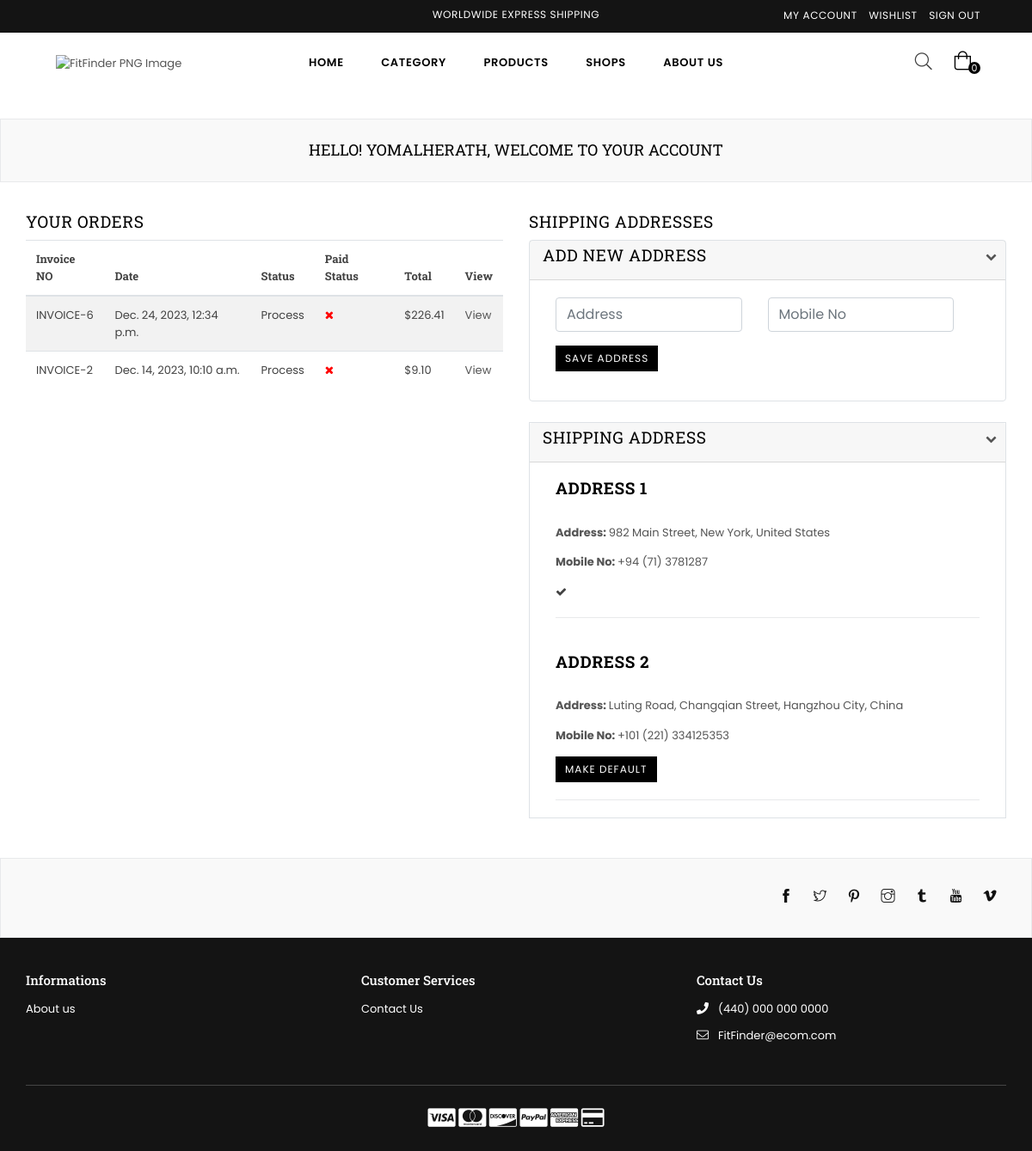
/dashboard/ (signed in), run on an earlier commit of the app's database.
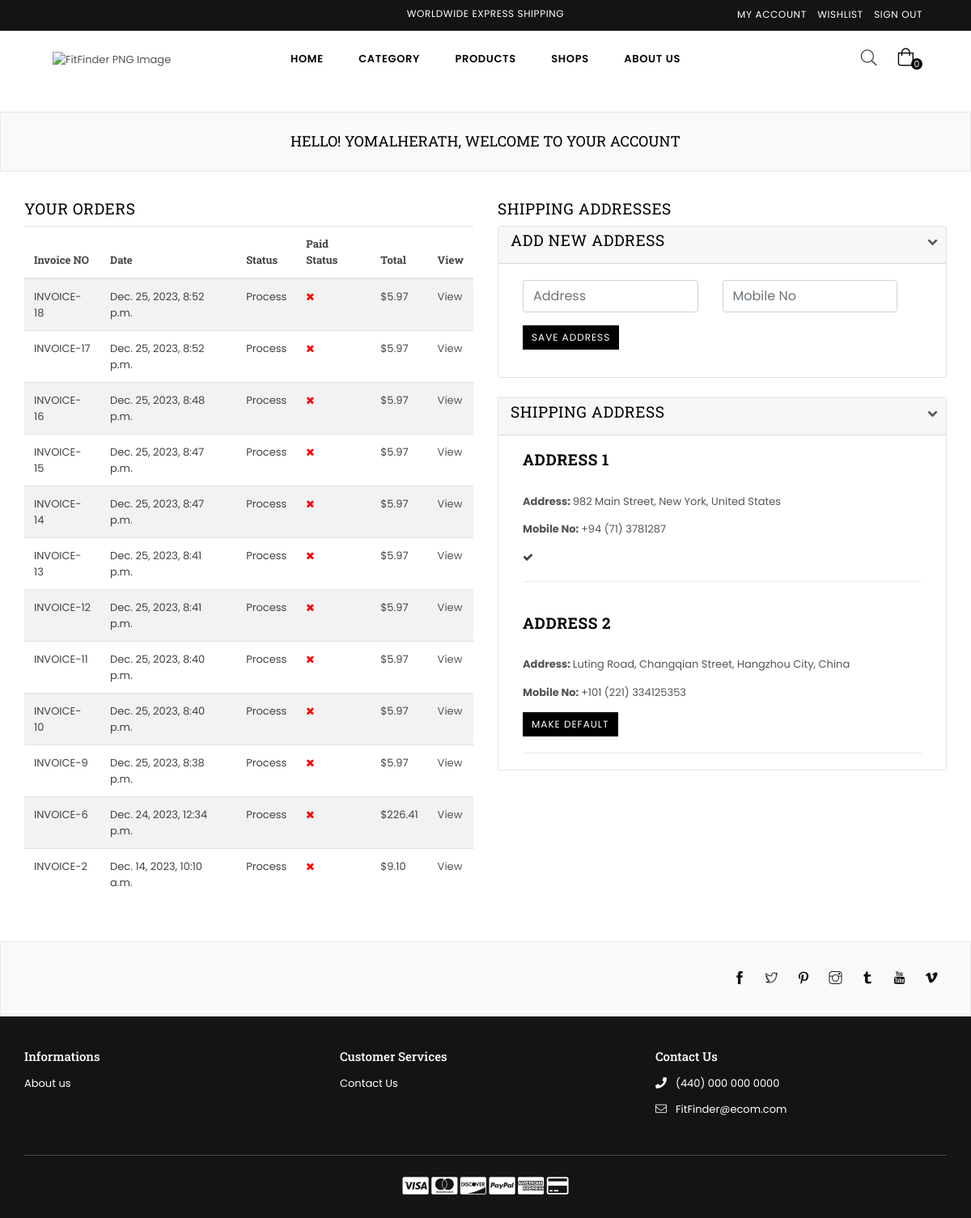
And on a later commit of the database.
### userauthentication/models.py (models this page shows)
class User(AbstractUser):
    email = models.EmailField(unique=True)
    username = models.CharField(max_length=100)
    bio = models.CharField(max_length=100)
    USERNAME_FIELD = "email"
    REQUIRED_FIELDS = ['username']
    def __str__(self):
        return self.username

### core/models.py (models this page shows)
class CartOrder(models.Model):
    user = models.ForeignKey(User, on_delete=models.CASCADE)
    price = models.DecimalField(max_digits=9999999999999, decimal_places=2, default="0.00")
    paid_status = models.BooleanField(default=False)
    order_date = models.DateTimeField(auto_now_add=True)
    product_status = models.CharField(choices=STATUS_CHOICE, max_length=30, default="process")
    class Meta:
        verbose_name_plural = "Cart Order"

class Address(models.Model):
    user = models.ForeignKey(User, on_delete=models.SET_NULL, null=True)
    address = models.CharField(max_length=100, null=True)
    status = models.BooleanField(default=False)
    mobile = models.CharField(max_length=200, null=True)
    class Meta:
        verbose_name_plural = "Addresses"

### core/views.py (the view, shortened to what this page needs)
# urls.py: path("dashboard/", customer_dashboard, name="dashboard"),
@login_required
def customer_dashboard(request):
    orders = CartOrder.objects.filter(user=request.user).order_by("-id")
    address = Address.objects.filter(user=request.user)
    context = {
        "orders": orders,
        "address": address,
    }
    return render(request, 'core/dashboard.html', context)

### core/context_processor.py (called while the page is built)
def default(request):
    categories = Category.objects.all()
    vendors = Vendor.objects.all()
    try:
        address = Address.objects.get(user=request.user)
    except:
        address = None
    return{
        'categories': categories,
        'address': address,
        'vendors': vendors,
    }

### templates/core/dashboard.html (shortened to what this page needs)
{% extends 'partials/base.html' %}
{% load static %}
{% block content %}
    <div id="page-content">
    	<div class="page section-header text-center">
			<div class="page-title">
        		<div class="wrapper"><h1 class="page-width">Hello! {{request.user|title}}, Welcome to Your Account</h1></div>
      		</div>
		</div>
        <div class="container">
            <div class="row">
                <div class="col-6">
                    <h2>Your Orders</h2>
                    <div class="table-responsive-sm">
                        <table class="table table-striped">
                            <thead>
                                <tr>
                                    <th class="center">Invoice NO</th>
                                    <th class="center">Date</th>
                                    <th class="center">Status</th>
                                    <th class="center">Paid Status</th>
                                    <th class="center">Total</th>
                                    <th class="center">View</th>
                                </tr>
                            </thead>
                            <tbody>
                                {% for order in orders %}
                                <tr>
                                    <td class="center">INVOICE-{{ order.id }}</td>
                                    <td class="center">{{ order.order_date }}</td>
                                    <td class="center">{{ order.product_status|title }}</td>
                                    {% if order.paid_status == True %}
                                        <td class="center" style="color: green"><i class="fa fa-check"></i></td>
                                    {% else %}
                                        <td class="center" style="color: red"><i class="fa fa-times"></i></td>
                                    {% endif %}
                                    <td class="center">${{ order.price }}</td>
                                    <td class="center"><a href="{% url 'core:order-detail' order.id %}">View</a></td>
                                </tr>
                                {% endfor %}
                            </tbody>
                        </table>
                    </div>
                </div>
                <div class="col-6 col-sm-6 col-md-6 col-lg-6">
                	<h2 class="h2">Shipping Addresses</h2>
                    <div>
                        <form class="mb-4 rte-setting border rounded" method="POST">
                            <div class="card-header">
                                <h2 class="h2">Add New Address</h2>
                            </div>
                            <br>
                            <div class="row container">
                                <div class="form-group col-md-6">
                                    <input class="form-control" placeholder="Address" required type="text" name="address"/>
                                </div>
                                <div class="form-group col-md-6">
                                    <input class="form-control" placeholder="Mobile No" required type="text" name="mobile"/>
                                </div>
                                <div class="col-md-12">
                                    <button class="btn btn--small btn-black" type="submit" name="submit" value="Sumbit">Save Address</button>
                                </div>
                            </div>
                            <br/>
                        </form>
                    </div>
                    <div class="rte-setting border ">
                        <div class="card-header">
                            <h2 class="h2">Shipping Address</h2>
                        </div>
                        {% for a in address %}
                        <div class="rte-setting container">
                            <br/>
                            <h2 class="h2"><strong>Address {{ forloop.counter}}</strong></h2>
                            <br/>
                            <p><strong>Address: </strong>{{ a.address }}</p>
                            <p><strong>Mobile No: </strong>{{ a.mobile }}</p>
                            {% if a.status %}
                                <i data-address-id="{{ a.id }}" class="fa fa-check check{{ a.id }} check"></i>
                            {% else %}
                                <button data-address-id="{{ a.id }}" class="btn btn--small make-default-address button{{ a.id }} action_btn">Make Default</button>
                            {% endif %}
                            <hr>
                        </div>
                        {% endfor %}
                    </div>
                </div>
            </div>
        </div>
    </div>
{% endblock content %}

### templates/partials/base.html (shortened to what this page needs)
{% load static %}
<!DOCTYPE html>
<html class="no-js" lang="en">
<head>
<link rel="stylesheet" href="{% static 'assets/css/plugins.css' %}">
<link rel="stylesheet" href="{% static 'assets/css/bootstrap.min.css' %}">
<link rel="stylesheet" href="{% static 'assets/css/style.css' %}">
<link rel="stylesheet" href="{% static 'assets/css/style.css' %}">
<link rel="stylesheet" href="{% static 'assets/css/responsive.css' %}">
</head>
<body class="template-index belle template-index-belle">
<div class="pageWrapper">
    <div class="top-header">
        <div class="container-fluid">
            <div class="row">
            	<div class="col-10 col-sm-8 col-md-5 col-lg-4">
                </div>
                <div class="col-sm-4 col-md-4 col-lg-4 d-none d-lg-none d-md-block d-lg-block">
                	<div class="text-center"><p class="top-header_middle-text"> Worldwide Express Shipping</p></div>
                </div>
                <div class="col-2 col-sm-4 col-md-3 col-lg-4 text-right">
                    <ul class="customer-links list-inline">
                        <li><a href="{% url 'core:dashboard' %}">My Account</a></li>
                        <li><a href="wishlist.html">Wishlist</a></li>
                        {% if request.user.is_authenticated %}
                        <li><a href="{% url 'userauthentication:sign-out' %}">Sign Out</a></li>
                        {% endif %}
                      </ul>
                </div>
            </div>
        </div>
    </div>
    <div class="header-wrap classicHeader animated d-flex" style="padding:10px">
    	<div class="container-fluid">
            <div class="row align-items-center">
                <div class="logo col-md-2 col-lg-2 d-none d-lg-block">
                    <a href="{% url 'core:index' %}">
                    	<img src="{% static 'assets/images/logo.png' %}" alt="FitFinder PNG Image" title="FitFinder PNG Image" />
                    </a>
                </div>
                <div class="col-2 col-sm-3 col-md-3 col-lg-8">
                	<nav class="grid__item" id="AccessibleNav">
                        <ul id="siteNav" class="site-nav medium center hidearrow">
                            <li class="lvl1 parent megamenu"><a href="{% url 'core:index' %}">Home </a></li>
                            <li class="lvl1 parent megamenu"><a href="{% url 'core:category-list' %}">Category </a></li>
                            <li class="lvl1 parent megamenu"><a href="{% url 'core:product-list' %}">Products </a></li>
                            <li class="lvl1 parent megamenu"><a href="{% url 'core:vendor-list' %}">Shops </a></li>
                            <li class="lvl1 parent megamenu"><a href="{% url 'core:aboutus' %}" class="site-nav">About Us </a></li>
                        </ul>
                  </nav>
                </div>
                <div class="col-4 col-sm-3 col-md-3 col-lg-2">
                    <div class="site-cart">
                        <button type="button" class="site-header__cart" onclick="location.href='{% url 'core:cart' %}'" style="border: none; background: none;">
                            <i class="icon anm anm-bag-l"></i>
                            <span id="CartCount" class="site-header__cart-count cart-items-count" data-cart-render="item_count">
                                {{ request.session.cart_data_obj|length }}
                            </span>
                        </button>
                    </div>
                    <div class="site-header__search">
                        	<button type="button" class="search-trigger"><i class="icon anm anm-search-l"></i></button>
                    </div>
                </div>
        	</div>
        </div>
    </div>
    <div style="padding-top:100px; padding-right:50px; padding-left:50px">
    </div>
    {% block content %}
    {% endblock content %}
    <footer id="footer">
        <div class="newsletter-section">
            <div class="container">
                <div class="row">
                        <div class="col-12 col-sm-12 col-md-12 col-lg-12 d-flex justify-content-end align-items-center">
                            <div class="footer-social">
                                <ul class="list--inline site-footer__social-icons social-icons">
                                    <li><a class="social-icons__link" href="#" target="_blank" title="Belle Multipurpose Bootstrap 4 Template on Facebook"><i class="icon icon-facebook"></i></a></li>
                                    <li><a class="social-icons__link" href="#" target="_blank" title="Belle Multipurpose Bootstrap 4 Template on Twitter"><i class="icon icon-twitter"></i> <span class="icon__fallback-text">Twitter</span></a></li>
                                    <li><a class="social-icons__link" href="#" target="_blank" title="Belle Multipurpose Bootstrap 4 Template on Pinterest"><i class="icon icon-pinterest"></i> <span class="icon__fallback-text">Pinterest</span></a></li>
                                    <li><a class="social-icons__link" href="#" target="_blank" title="Belle Multipurpose Bootstrap 4 Template on Instagram"><i class="icon icon-instagram"></i> <span class="icon__fallback-text">Instagram</span></a></li>
                                    <li><a class="social-icons__link" href="#" target="_blank" title="Belle Multipurpose Bootstrap 4 Template on Tumblr"><i class="icon icon-tumblr-alt"></i> <span class="icon__fallback-text">Tumblr</span></a></li>
                                    <li><a class="social-icons__link" href="#" target="_blank" title="Belle Multipurpose Bootstrap 4 Template on YouTube"><i class="icon icon-youtube"></i> <span class="icon__fallback-text">YouTube</span></a></li>
                                    <li><a class="social-icons__link" href="#" target="_blank" title="Belle Multipurpose Bootstrap 4 Template on Vimeo"><i class="icon icon-vimeo-alt"></i> <span class="icon__fallback-text">Vimeo</span></a></li>
                                </ul>
                            </div>
                        </div>
                    </div>
            </div>
        </div>
        <div class="site-footer">
        	<div class="container">
            	<div class="footer-top">
                	<div class="row">
                        <div class="col-12 col-sm-12 col-md-4 col-lg-4 footer-links">
                        	<h4 class="h4">Informations</h4>
                            <ul>
                            	<li><a href="#">About us</a></li>
                            </ul>
                        </div>
                        <div class="col-12 col-sm-12 col-md-4 col-lg-4 footer-links">
                        	<h4 class="h4">Customer Services</h4>
                            <ul>
                                <li><a href="#">Contact Us</a></li>
                            </ul>
                        </div>
                        <div class="col-12 col-sm-12 col-md-4 col-lg-4 contact-box">
                        	<h4 class="h4">Contact Us</h4>
                            <ul class="addressFooter">
                                <li class="phone"><i class="icon anm anm-phone-s"></i><p>(440) 000 000 0000</p></li>
                                <li class="email"><i class="icon anm anm-envelope-l"></i><p>FitFinder@ecom.com</p></li>
                            </ul>
                        </div>
                    </div>
                </div>
                <hr>
                <div class="footer-bottom">
                	<div class="row">
                        <div class="col-12 col-sm-12 order-0 order-md-1 order-lg-1 order-sm-0 payment-icons text-md-center">
                        	<ul class="payment-icons list--inline">
                        		<li><i class="icon fa fa-cc-visa" aria-hidden="true"></i></li>
                                <li><i class="icon fa fa-cc-mastercard" aria-hidden="true"></i></li>
                                <li><i class="icon fa fa-cc-discover" aria-hidden="true"></i></li>
                                <li><i class="icon fa fa-cc-paypal" aria-hidden="true"></i></li>
                                <li><i class="icon fa fa-cc-amex" aria-hidden="true"></i></li>
                                <li><i class="icon fa fa-credit-card" aria-hidden="true"></i></li>
                            </ul>
                        </div>
                    </div>
                </div>
            </div>
        </div>
    </footer>
</div>
</body>
</html>

What changed in the data, as far as the page shows it:
added CartOrder: id "18", order_date "Dec. 25, 2023, 8:52 p.m.", product_status "Process", paid_status False (drawn), price "5.97"
added CartOrder: id "17", order_date "Dec. 25, 2023, 8:52 p.m.", product_status "Process", paid_status False (drawn), price "5.97"
added CartOrder: id "16", order_date "Dec. 25, 2023, 8:48 p.m.", product_status "Process", paid_status False (drawn), price "5.97"
added CartOrder: id "15", order_date "Dec. 25, 2023, 8:47 p.m.", product_status "Process", paid_status False (drawn), price "5.97"
added CartOrder: id "14", order_date "Dec. 25, 2023, 8:47 p.m.", product_status "Process", paid_status False (drawn), price "5.97"
added CartOrder: id "13", order_date "Dec. 25, 2023, 8:41 p.m.", product_status "Process", paid_status False (drawn), price "5.97"
added CartOrder: id "12", order_date "Dec. 25, 2023, 8:41 p.m.", product_status "Process", paid_status False (drawn), price "5.97"
added CartOrder: id "11", order_date "Dec. 25, 2023, 8:40 p.m.", product_status "Process", paid_status False (drawn), price "5.97"
added CartOrder: id "10", order_date "Dec. 25, 2023, 8:40 p.m.", product_status "Process", paid_status False (drawn), price "5.97"
added CartOrder: id "9", order_date "Dec. 25, 2023, 8:38 p.m.", product_status "Process", paid_status False (drawn), price "5.97"
